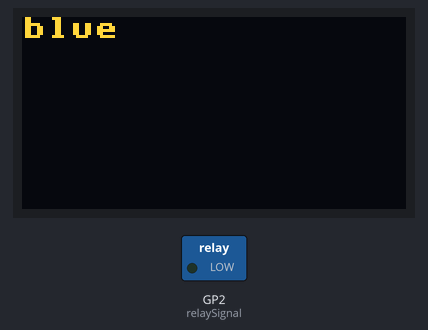
Bench run of a program on a simulated Raspberry Pi Pico running MicroPython. Parts: 128×64 one-colour display, switched loads named in the program (green lamp = pin HIGH). Dashed ring = blinking. The OLED is the two-colour kind (top 16 rows yellow); library files of the repository ran but are not shown: ssd1306.py.

Above: at 0.1 s.
At 1.1 s:
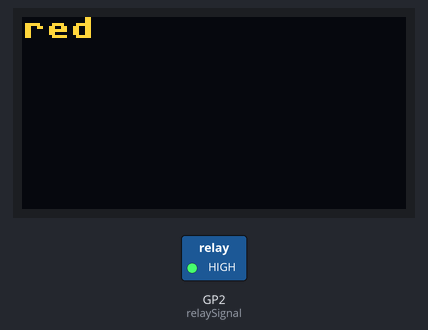
Timing chart, 0 to 130.0 s (numbered marks = the images above):
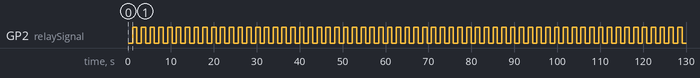

Measured:
- by itself, GP2 (relaySignal): alternates HIGH for 1.0 s and LOW for 1.0 s

The program:

relayStarter.py
```python
from time import sleep
from machine import Pin, I2C, ADC
from ssd1306 import SSD1306_I2C

# OLED object
display_width = 128 # pixel x values = 0 to 127
display_height = 64 # pixel y values = 0 to 63
i2c = I2C(0, sda=Pin(0), scl=Pin(1), freq=400000) # TX pin is Pin 0, RX pin is Pin 1
display = SSD1306_I2C(display_width, display_height, i2c)

relaySignal = Pin(2, Pin.OUT)

while True:
    relaySignal.value(0)
    display.fill(0) # clears display
    display.text("blue", 0, 0) # write text starting at x=0 and y=0
    display.show() # make the changes take effect
    sleep(1)

    relaySignal.value(1)
    display.fill(0) # clears display
    display.text("red", 0, 0) # write text starting at x=0 and y=0
    display.show() # make the changes take effect
    sleep(1)
```
